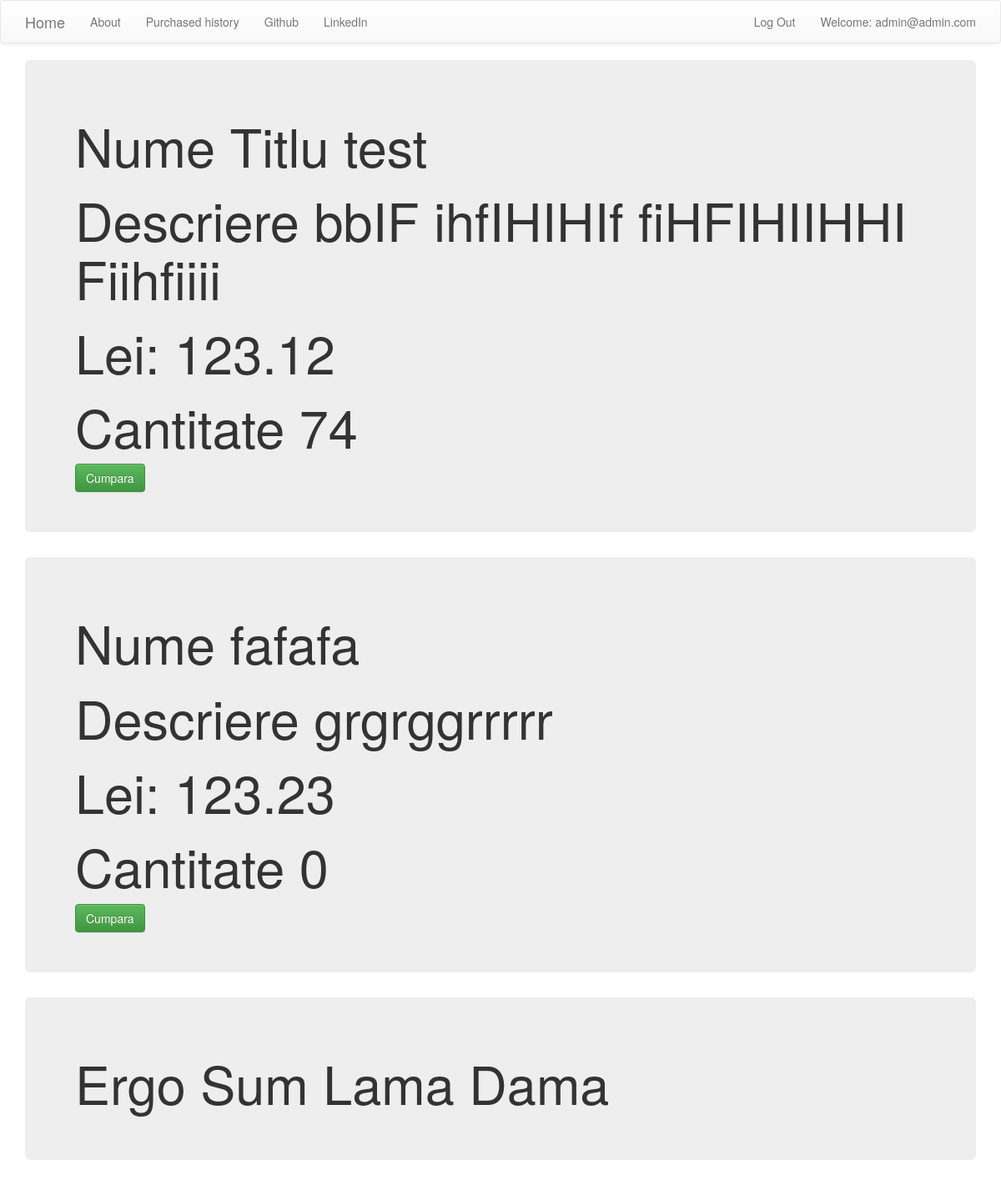
Screenshot of /home/ (signed in) with the database file from the repository.
### accounts/models.py (models this page shows, shortened)
class MyUser(AbstractBaseUser):
    email = models.EmailField(
        verbose_name='email address',
        max_length=255,
        unique=True,
    )
    is_active = models.BooleanField(default=True)
    is_admin = models.BooleanField(default=False)
    objects = MyUserManager()
    USERNAME_FIELD = 'email'
    REQUIRED_FIELDS = []

class Product(models.Model):
    name = models.TextField(null=False)
    price = models.FloatField(null=False)
    description = models.TextField(null=True)
    quantity = models.IntegerField(null=True)

### accounts/views.py (the view)
# urls.py: path("home/", views.EnteringView.as_view(), name="home_list"),
class EnteringView(ListView):
    template_name = "accounts/home_list.html"
    model = Product

### templates/accounts/home_list.html (shortened to what this page needs)
<!DOCTYPE html>
<html lang="en">
<head>
    <link rel="stylesheet" href="https://maxcdn.bootstrapcdn.com/bootstrap/3.3.7/css/bootstrap.min.css">
<link rel="stylesheet" href="https://maxcdn.bootstrapcdn.com/bootstrap/3.3.7/css/bootstrap-theme.min.css">
</head>
<body>
<nav class="navbar navbar-default navbar-dark fixed-top custom-navbar">
    <div class="container">
        <ul class="nav navbar-nav">
            <li><a class="navbar-brand bigbrand" href="{% url "home_list" %}">Home</a></li>
            <li><a class="" href="{% url "home_list" %}">About</a></li>
            <li><a class="" href="{% url "purchased" %}">Purchased history</a></li>
            <li><a class="" href="https://www.github.com">Github</a></li>
            <li><a class="" href="https://www.linkedin.com">LinkedIn</a></li>
        </ul>
         <ul class="nav navbar-nav navbar-right">
        {% if request.user.is_authenticated %}
        <li>
            <a href="{% url 'logout' %}">Log Out</a>
        </li>
        <li>
            <a href="{% url 'money_balance' %}">Welcome: {{ user.email }}</a>
        </li>
        {% else %}
        <li><a class="nav navbar-right" href="{% url 'login' %}"><span class="glyphicon glyphicon-user"></span></a></li>
            <li><a class="nav navbar-right" href="{% url 'register_page' %}">Inregistrare</a></li>
        {% endif %}
    </div>
</nav>
{% if request.user.is_authenticated %}
    {% for form in product_list %}
        <div class="container">
        <div class="jumbotron">
            <h1>Nume {{ form.name }}</h1>
            <h1>Descriere {{ form.description }}</h1>
            <h1>Lei: {{ form.price }}</h1>
             <h1>Cantitate {{ form.quantity }}</h1>
            <a href="{% url "basket" pk=form.pk %}">
            <button type="button" class="btn btn-success" >Cumpara</button>
                </a>
        </div>
        </div>
    {% endfor %}
{% endif %}
{% block content %}
    <div class="container">
    <div class="jumbotron">
        <h1>Ergo Sum Lama Dama</h1>
    </div>
    </div>
{% endblock %}
</body>
</html>

### rows the page displays
MyUser: email "admin@admin.com"
Product: name "Titlu test", description "bbIF ihfIHIHIf fiHFIHIIHHI Fiihfiiii", price "123.12", quantity "74"
Product: name "fafafa", description "grgrggrrrrr", price "123.23", quantity "0"
